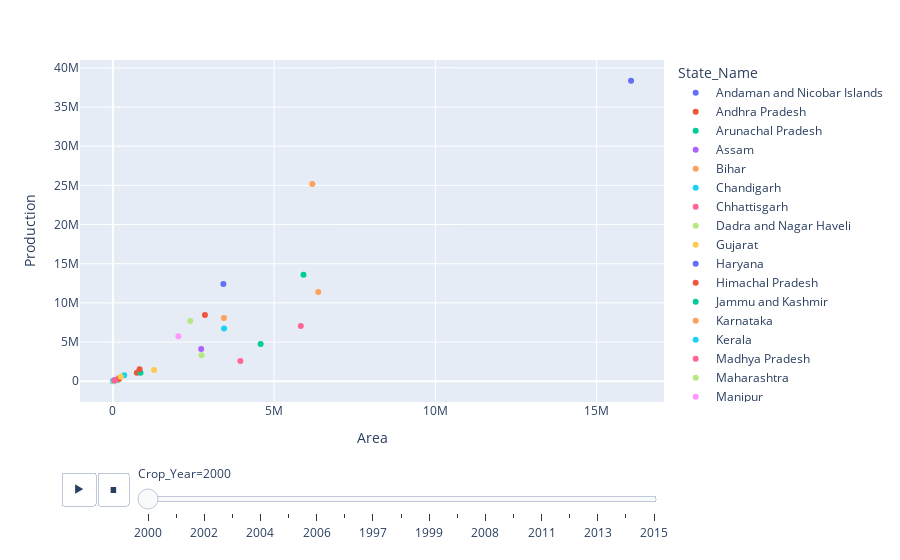

The code cell stored with this chart in its notebook:
### Code cell
px.scatter(df_,x="Area",y="Production",animation_frame="Crop_Year",animation_group="State_Name",color="State_Name")

### Figure 1 — Plotly figure (JSON) as saved in the notebook; plotly's stock layout.template omitted (floating-point values rounded to 4 significant figures)
{"data": [{"hovertemplate": "State_Name=Andaman and Nicobar Islands<br>Crop_Year=2000<br>Area=%{x}<br>Production=%{y}<extra></extra>", "ids": ["Andaman and Nicobar Islands"], "legendgroup": "Andaman and Nicobar Islands", "marker": {"color": "#636efa", "symbol": "circle"}, "mode": "markers", "name": "Andaman and Nicobar Islands", "orientation": "v", "showlegend": true, "type": "scatter", "x": [10881], "xaxis": "x", "y": [32184], "yaxis": "y"}, {"hovertemplate": "State_Name=Andhra Pradesh<br>Crop_Year=2000<br>Area=%{x}<br>Production=%{y}<extra></extra>", "ids": ["Andhra Pradesh"], "legendgroup": "Andhra Pradesh", "marker": {"color": "#EF553B", "symbol": "circle"}, "mode": "markers", "name": "Andhra Pradesh", "orientation": "v", "showlegend": true, "type": "scatter", "x": [2853487], "xaxis": "x", "y": [8440370], "yaxis": "y"}, {"hovertemplate": "State_Name=Arunachal Pradesh<br>Crop_Year=2000<br>Area=%{x}<br>Production=%{y}<extra></extra>", "ids": ["Arunachal Pradesh"], "legendgroup": "Arunachal Pradesh", "marker": {"color": "#00cc96", "symbol": "circle"}, "mode": "markers", "name": "Arunachal Pradesh", "orientation": "v", "showlegend": true, "type": "scatter", "x": [161427], "xaxis": "x", "y": [191213], "yaxis": "y"}, {"hovertemplate": "State_Name=Assam<br>Crop_Year=2000<br>Area=%{x}<br>Production=%{y}<extra></extra>", "ids": ["Assam"], "legendgroup": "Assam", "marker": {"color": "#ab63fa", "symbol": "circle"}, "mode": "markers", "name": "Assam", "orientation": "v", "showlegend": true, "type": "scatter", "x": [2736719], "xaxis": "x", "y": [4098754], "yaxis": "y"}, {"hovertemplate": "State_Name=Bihar<br>Crop_Year=2000<br>Area=%{x}<br>Production=%{y}<extra></extra>", "ids": ["Bihar"], "legendgroup": "Bihar", "marker": {"color": "#FFA15A", "symbol": "circle"}, "mode": "markers", "name": "Bihar", "orientation": "v", "showlegend": true, "type": "scatter", "x": [6367134], "xaxis": "x", "y": [11394464], "yaxis": "y"}, {"hovertemplate": "State_Name=Chandigarh<br>Crop_Year=2000<br>Area=%{x}<br>Production=%{y}<extra></extra>", "ids": ["Chandigarh"], "legendgroup": "Chandigarh", "marker": {"color": "#19d3f3", "symbol": "circle"}, "mode": "markers", "name": "Chandigarh", "orientation": "v", "showlegend": true, "type": "scatter", "x": [1020], "xaxis": "x", "y": [4225], "yaxis": "y"}, {"hovertemplate": "State_Name=Chhattisgarh<br>Crop_Year=2000<br>Area=%{x}<br>Production=%{y}<extra></extra>", "ids": ["Chhattisgarh"], "legendgroup": "Chhattisgarh", "marker": {"color": "#FF6692", "symbol": "circle"}, "mode": "markers", "name": "Chhattisgarh", "orientation": "v", "showlegend": true, "type": "scatter", "x": [3952137], "xaxis": "x", "y": [2577081], "yaxis": "y"}, {"hovertemplate": "State_Name=Dadra and Nagar Haveli<br>Crop_Year=2000<br>Area=%{x}<br>Production=%{y}<extra></extra>", "ids": ["Dadra and Nagar Haveli"], "legendgroup": "Dadra and Nagar Haveli", "marker": {"color": "#B6E880", "symbol": "circle"}, "mode": "markers", "name": "Dadra and Nagar Haveli", "orientation": "v", "showlegend": true, "type": "scatter", "x": [17353], "xaxis": "x", "y": [32092], "yaxis": "y"}, {"hovertemplate": "State_Name=Gujarat<br>Crop_Year=2000<br>Area=%{x}<br>Production=%{y}<extra></extra>", "ids": ["Gujarat"], "legendgroup": "Gujarat", "marker": {"color": "#FECB52", "symbol": "circle"}, "mode": "markers", "name": "Gujarat", "orientation": "v", "showlegend": true, "type": "scatter", "x": [1276000], "xaxis": "x", "y": [1434800], "yaxis": "y"}, {"hovertemplate": "State_Name=Haryana<br>Crop_Year=2000<br>Area=%{x}<br>Production=%{y}<extra></extra>", "ids": ["Haryana"], "legendgroup": "Haryana", "marker": {"color": "#636efa", "symbol": "circle"}, "mode": "markers", "name": "Haryana", "orientation": "v", "showlegend": true, "type": "scatter", "x": [3424489], "xaxis": "x", "y": [12398000], "yaxis": "y"}, {"hovertemplate": "State_Name=Himachal Pradesh<br>Crop_Year=2000<br>Area=%{x}<br>Production=%{y}<extra></extra>", "ids": ["Himachal Pradesh"], "legendgroup": "Himachal Pradesh", "marker": {"color": "#EF553B", "symbol": "circle"}, "mode": "markers", "name": "Himachal Pradesh", "orientation": "v", "showlegend": true, "type": "scatter", "x": [742231], "xaxis": "x", "y": [1069854], "yaxis": "y"}, {"hovertemplate": "State_Name=Jammu and Kashmir <br>Crop_Year=2000<br>Area=%{x}<br>Production=%{y}<extra></extra>", "ids": ["Jammu and Kashmir "], "legendgroup": "Jammu and Kashmir ", "marker": {"color": "#00cc96", "symbol": "circle"}, "mode": "markers", "name": "Jammu and Kashmir ", "orientation": "v", "showlegend": true, "type": "scatter", "x": [855227], "xaxis": "x", "y": [1090000.0], "yaxis": "y"}, {"hovertemplate": "State_Name=Karnataka<br>Crop_Year=2000<br>Area=%{x}<br>Production=%{y}<extra></extra>", "ids": ["Karnataka"], "legendgroup": "Karnataka", "marker": {"color": "#FFA15A", "symbol": "circle"}, "mode": "markers", "name": "Karnataka", "orientation": "v", "showlegend": true, "type": "scatter", "x": [3441312], "xaxis": "x", "y": [8067592], "yaxis": "y"}, {"hovertemplate": "State_Name=Kerala<br>Crop_Year=2000<br>Area=%{x}<br>Production=%{y}<extra></extra>", "ids": ["Kerala"], "legendgroup": "Kerala", "marker": {"color": "#19d3f3", "symbol": "circle"}, "mode": "markers", "name": "Kerala", "orientation": "v", "showlegend": true, "type": "scatter", "x": [349410], "xaxis": "x", "y": [752910], "yaxis": "y"}, {"hovertemplate": "State_Name=Madhya Pradesh<br>Crop_Year=2000<br>Area=%{x}<br>Production=%{y}<extra></extra>", "ids": ["Madhya Pradesh"], "legendgroup": "Madhya Pradesh", "marker": {"color": "#FF6692", "symbol": "circle"}, "mode": "markers", "name": "Madhya Pradesh", "orientation": "v", "showlegend": true, "type": "scatter", "x": [5827548], "xaxis": "x", "y": [7048000.0], "yaxis": "y"}, {"hovertemplate": "State_Name=Maharashtra<br>Crop_Year=2000<br>Area=%{x}<br>Production=%{y}<extra></extra>", "ids": ["Maharashtra"], "legendgroup": "Maharashtra", "marker": {"color": "#B6E880", "symbol": "circle"}, "mode": "markers", "name": "Maharashtra", "orientation": "v", "showlegend": true, "type": "scatter", "x": [2749300], "xaxis": "x", "y": [3309500], "yaxis": "y"}, {"hovertemplate": "State_Name=Manipur<br>Crop_Year=2000<br>Area=%{x}<br>Production=%{y}<extra></extra>", "ids": ["Manipur"], "legendgroup": "Manipur", "marker": {"color": "#FF97FF", "symbol": "circle"}, "mode": "markers", "name": "Manipur", "orientation": "v", "showlegend": true, "type": "scatter", "x": [161560], "xaxis": "x", "y": [392610], "yaxis": "y"}, {"hovertemplate": "State_Name=Meghalaya<br>Crop_Year=2000<br>Area=%{x}<br>Production=%{y}<extra></extra>", "ids": ["Meghalaya"], "legendgroup": "Meghalaya", "marker": {"color": "#FECB52", "symbol": "circle"}, "mode": "markers", "name": "Meghalaya", "orientation": "v", "showlegend": true, "type": "scatter", "x": [127781], "xaxis": "x", "y": [210184], "yaxis": "y"}, {"hovertemplate": "State_Name=Mizoram<br>Crop_Year=2000<br>Area=%{x}<br>Production=%{y}<extra></extra>", "ids": ["Mizoram"], "legendgroup": "Mizoram", "marker": {"color": "#636efa", "symbol": "circle"}, "mode": "markers", "name": "Mizoram", "orientation": "v", "showlegend": true, "type": "scatter", "x": [58482], "xaxis": "x", "y": [120109], "yaxis": "y"}, {"hovertemplate": "State_Name=Nagaland<br>Crop_Year=2000<br>Area=%{x}<br>Production=%{y}<extra></extra>", "ids": ["Nagaland"], "legendgroup": "Nagaland", "marker": {"color": "#EF553B", "symbol": "circle"}, "mode": "markers", "name": "Nagaland", "orientation": "v", "showlegend": true, "type": "scatter", "x": [191680], "xaxis": "x", "y": [295830], "yaxis": "y"}, {"hovertemplate": "State_Name=Odisha<br>Crop_Year=2000<br>Area=%{x}<br>Production=%{y}<extra></extra>", "ids": ["Odisha"], "legendgroup": "Odisha", "marker": {"color": "#00cc96", "symbol": "circle"}, "mode": "markers", "name": "Odisha", "orientation": "v", "showlegend": true, "type": "scatter", "x": [4580691], "xaxis": "x", "y": [4742000.0], "yaxis": "y"}, {"hovertemplate": "State_Name=Puducherry<br>Crop_Year=2000<br>Area=%{x}<br>Production=%{y}<extra></extra>", "ids": ["Puducherry"], "legendgroup": "Puducherry", "marker": {"color": "#ab63fa", "symbol": "circle"}, "mode": "markers", "name": "Puducherry", "orientation": "v", "showlegend": true, "type": "scatter", "x": [42904], "xaxis": "x", "y": [103882], "yaxis": "y"}, {"hovertemplate": "State_Name=Punjab<br>Crop_Year=2000<br>Area=%{x}<br>Production=%{y}<extra></extra>", "ids": ["Punjab"], "legendgroup": "Punjab", "marker": {"color": "#FFA15A", "symbol": "circle"}, "mode": "markers", "name": "Punjab", "orientation": "v", "showlegend": true, "type": "scatter", "x": [6184000], "xaxis": "x", "y": [25166000], "yaxis": "y"}, {"hovertemplate": "State_Name=Rajasthan<br>Crop_Year=2000<br>Area=%{x}<br>Production=%{y}<extra></extra>", "ids": ["Rajasthan"], "legendgroup": "Rajasthan", "marker": {"color": "#19d3f3", "symbol": "circle"}, "mode": "markers", "name": "Rajasthan", "orientation": "v", "showlegend": true, "type": "scatter", "x": [3445810], "xaxis": "x", "y": [6718142], "yaxis": "y"}, {"hovertemplate": "State_Name=Sikkim<br>Crop_Year=2000<br>Area=%{x}<br>Production=%{y}<extra></extra>", "ids": ["Sikkim"], "legendgroup": "Sikkim", "marker": {"color": "#FF6692", "symbol": "circle"}, "mode": "markers", "name": "Sikkim", "orientation": "v", "showlegend": true, "type": "scatter", "x": [62336], "xaxis": "x", "y": [91072], "yaxis": "y"}, {"hovertemplate": "State_Name=Tamil Nadu<br>Crop_Year=2000<br>Area=%{x}<br>Production=%{y}<extra></extra>", "ids": ["Tamil Nadu"], "legendgroup": "Tamil Nadu", "marker": {"color": "#B6E880", "symbol": "circle"}, "mode": "markers", "name": "Tamil Nadu", "orientation": "v", "showlegend": true, "type": "scatter", "x": [2398414], "xaxis": "x", "y": [7694908], "yaxis": "y"}, {"hovertemplate": "State_Name=Telangana <br>Crop_Year=2000<br>Area=%{x}<br>Production=%{y}<extra></extra>", "ids": ["Telangana "], "legendgroup": "Telangana ", "marker": {"color": "#FF97FF", "symbol": "circle"}, "mode": "markers", "name": "Telangana ", "orientation": "v", "showlegend": true, "type": "scatter", "x": [2030419], "xaxis": "x", "y": [5726611], "yaxis": "y"}, {"hovertemplate": "State_Name=Tripura<br>Crop_Year=2000<br>Area=%{x}<br>Production=%{y}<extra></extra>", "ids": ["Tripura"], "legendgroup": "Tripura", "marker": {"color": "#FECB52", "symbol": "circle"}, "mode": "markers", "name": "Tripura", "orientation": "v", "showlegend": true, "type": "scatter", "x": [245715], "xaxis": "x", "y": [551330], "yaxis": "y"}, {"hovertemplate": "State_Name=Uttar Pradesh<br>Crop_Year=2000<br>Area=%{x}<br>Production=%{y}<extra></extra>", "ids": ["Uttar Pradesh"], "legendgroup": "Uttar Pradesh", "marker": {"color": "#636efa", "symbol": "circle"}, "mode": "markers", "name": "Uttar Pradesh", "orientation": "v", "showlegend": true, "type": "scatter", "x": [16067303], "xaxis": "x", "y": [38341535], "yaxis": "y"}, {"hovertemplate": "State_Name=Uttarakhand<br>Crop_Year=2000<br>Area=%{x}<br>Production=%{y}<extra></extra>", "ids": ["Uttarakhand"], "legendgroup": "Uttarakhand", "marker": {"color": "#EF553B", "symbol": "circle"}, "mode": "markers", "name": "Uttarakhand", "orientation": "v", "showlegend": true, "type": "scatter", "x": [827210], "xaxis": "x", "y": [1510375], "yaxis": "y"}, {"hovertemplate": "State_Name=West Bengal<br>Crop_Year=2000<br>Area=%{x}<br>Production=%{y}<extra></extra>", "ids": ["West Bengal"], "legendgroup": "West Bengal", "marker": {"color": "#00cc96", "symbol": "circle"}, "mode": "markers", "name": "West Bengal", "orientation": "v", "showlegend": true, "type": "scatter", "x": [5909241], "xaxis": "x", "y": [13589154], "yaxis": "y"}], "layout": {"legend": {"title": {"text": "State_Name"}, "tracegroupgap": 0}, "margin": {"t": 60}, "sliders": [{"active": 0, "currentvalue": {"prefix": "Crop_Year="}, "len": 0.9, "pad": {"b": 10, "t": 60}, "steps": [{"args": [["2000"], {"frame": {"duration": 0, "redraw": false}, "fromcurrent": true, "mode": "immediate", "transition": {"duration": 0, "easing": "linear"}}], "label": "2000", "method": "animate"}, {"args": [["2001"], {"frame": {"duration": 0, "redraw": false}, "fromcurrent": true, "mode": "immediate", "transition": {"duration": 0, "easing": "linear"}}], "label": "2001", "method": "animate"}, {"args": [["2002"], {"frame": {"duration": 0, "redraw": false}, "fromcurrent": true, "mode": "immediate", "transition": {"duration": 0, "easing": "linear"}}], "label": "2002", "method": "animate"}, {"args": [["2003"], {"frame": {"duration": 0, "redraw": false}, "fromcurrent": true, "mode": "immediate", "transition": {"duration": 0, "easing": "linear"}}], "label": "2003", "method": "animate"}, {"args": [["2004"], {"frame": {"duration": 0, "redraw": false}, "fromcurrent": true, "mode": "immediate", "transition": {"duration": 0, "easing": "linear"}}], "label": "2004", "method": "animate"}, {"args": [["2005"], {"frame": {"duration": 0, "redraw": false}, "fromcurrent": true, "mode": "immediate", "transition": {"duration": 0, "easing": "linear"}}], "label": "2005", "method": "animate"}, {"args": [["2006"], {"frame": {"duration": 0, "redraw": false}, "fromcurrent": true, "mode": "immediate", "transition": {"duration": 0, "easing": "linear"}}], "label": "2006", "method": "animate"}, {"args": [["2010"], {"frame": {"duration": 0, "redraw": false}, "fromcurrent": true, "mode": "immediate", "transition": {"duration": 0, "easing": "linear"}}], "label": "2010", "method": "animate"}, {"args": [["1997"], {"frame": {"duration": 0, "redraw": false}, "fromcurrent": true, "mode": "immediate", "transition": {"duration": 0, "easing": "linear"}}], "label": "1997", "method": "animate"}, {"args": [["1998"], {"frame": {"duration": 0, "redraw": false}, "fromcurrent": true, "mode": "immediate", "transition": {"duration": 0, "easing": "linear"}}], "label": "1998", "method": "animate"}, {"args": [["1999"], {"frame": {"duration": 0, "redraw": false}, "fromcurrent": true, "mode": "immediate", "transition": {"duration": 0, "easing": "linear"}}], "label": "1999", "method": "animate"}, {"args": [["2007"], {"frame": {"duration": 0, "redraw": false}, "fromcurrent": true, "mode": "immediate", "transition": {"duration": 0, "easing": "linear"}}], "label": "2007", "method": "animate"}, {"args": [["2008"], {"frame": {"duration": 0, "redraw": false}, "fromcurrent": true, "mode": "immediate", "transition": {"duration": 0, "easing": "linear"}}], "label": "2008", "method": "animate"}, {"args": [["2009"], {"frame": {"duration": 0, "redraw": false}, "fromcurrent": true, "mode": "immediate", "transition": {"duration": 0, "easing": "linear"}}], "label": "2009", "method": "animate"}, {"args": [["2011"], {"frame": {"duration": 0, "redraw": false}, "fromcurrent": true, "mode": "immediate", "transition": {"duration": 0, "easing": "linear"}}], "label": "2011", "method": "animate"}, {"args": [["2012"], {"frame": {"duration": 0, "redraw": false}, "fromcurrent": true, "mode": "immediate", "transition": {"duration": 0, "easing": "linear"}}], "label": "2012", "method": "animate"}, {"args": [["2013"], {"frame": {"duration": 0, "redraw": false}, "fromcurrent": true, "mode": "immediate", "transition": {"duration": 0, "easing": "linear"}}], "label": "2013", "method": "animate"}, {"args": [["2014"], {"frame": {"duration": 0, "redraw": false}, "fromcurrent": true, "mode": "immediate", "transition": {"duration": 0, "easing": "linear"}}], "label": "2014", "method": "animate"}, {"args": [["2015"], {"frame": {"duration": 0, "redraw": false}, "fromcurrent": true, "mode": "immediate", "transition": {"duration": 0, "easing": "linear"}}], "label": "2015", "method": "animate"}], "x": 0.1, "xanchor": "left", "y": 0, "yanchor": "top"}], "updatemenus": [{"buttons": [{"args": [null, {"frame": {"duration": 500, "redraw": false}, "fromcurrent": true, "mode": "immediate", "transition": {"duration": 500, "easing": "linear"}}], "label": "&#9654;", "method": "animate"}, {"args": [[null], {"frame": {"duration": 0, "redraw": false}, "fromcurrent": true, "mode": "immediate", "transition": {"duration": 0, "easing": "linear"}}], "label": "&#9724;", "method": "animate"}], "direction": "left", "pad": {"r": 10, "t": 70}, "showactive": false, "type": "buttons", "x": 0.1, "xanchor": "right", "y": 0, "yanchor": "top"}], "xaxis": {"anchor": "y", "domain": [0, 1], "title": {"text": "Area"}}, "yaxis": {"anchor": "x", "domain": [0, 1], "title": {"text": "Production"}}}}
